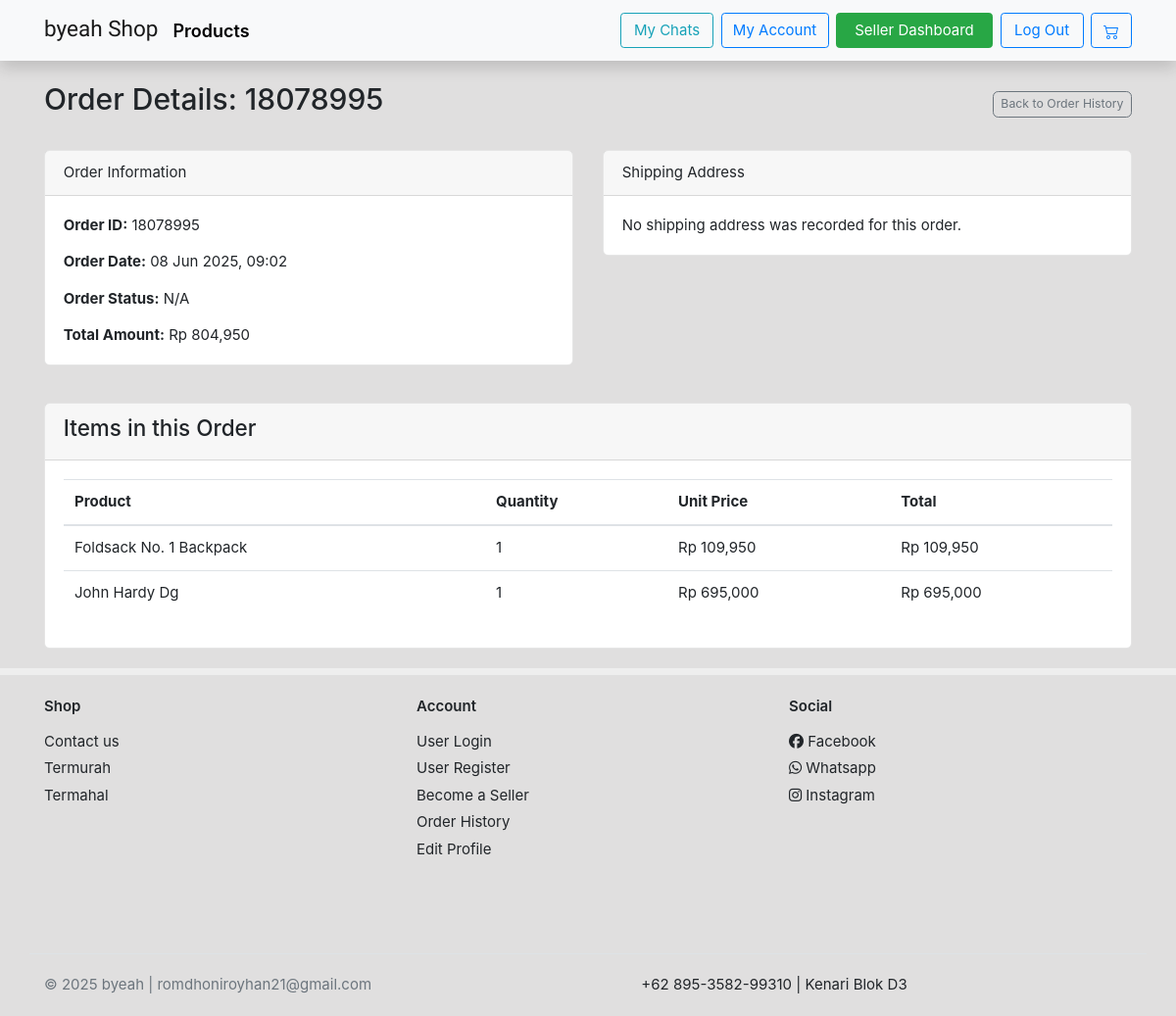
Screenshot of /customer/order-detail/18078995/ (signed in) with the database file from the repository.
### home/models.py (models this page shows, shortened)
class Order(models.Model):
    user = models.ForeignKey(User, on_delete=models.CASCADE, null=True, blank= True)
    date_order = models.DateTimeField(auto_now_add=True)
    status = models.ForeignKey(OrderStatus, on_delete=models.PROTECT, null=True, blank=True)
    transaction_id = models.CharField(max_length=255, null=True, unique=True)
    @property
    def get_cart_totals(self):
        orderitem = self.orderitem_set.all()
        return sum([item.get_total for item in orderitem])

class OrderItem(models.Model):
    product = models.ForeignKey(Product, null=True, on_delete=models.SET_NULL, blank=True)
    order = models.ForeignKey(Order, null=True, on_delete=models.SET_NULL, blank=True)
    quantity = models.IntegerField(default=0, null=True,blank=True)
    date_added = models.DateTimeField(auto_now_add=True)
    @property
    def get_total(self):
        print(self.quantity)
        return self.product.price * self.quantity

class Product(models.Model):
    category        = models.ForeignKey(Category,related_name='product', on_delete=models.CASCADE)
    seller          = models.ForeignKey(User, related_name='products', on_delete=models.CASCADE, null=True, blank=True)
    name            = models.CharField(max_length=255,unique=True)
    old_price       = models.DecimalField(blank=True,null=True,max_digits=12,decimal_places=2)
    price           = models.DecimalField(max_digits=12,decimal_places=2)
    main_image      = models.ImageField(upload_to='images/', blank=True, null=True)
    description     = models.TextField()
    upload_time     = models.DateField(auto_now_add=True)
    stock           = models.IntegerField(default=1)
    slug            = models.SlugField(blank=True)

### customers/views.py (the view)
# urls.py: path('order-detail/<str:order_transaction_id>/', customer_order_detail_view, name='customer_order_detail'),
@login_required
def customer_order_detail_view(request, order_transaction_id):
    try:
        from home.models import Order, OrderItem, ShippingAddress, OrderStatus # Import OrderStatus
        default_cart_status = OrderStatus.objects.filter(is_default=True).first()
        order = get_object_or_404(Order, transaction_id=order_transaction_id, user=request.user)
        if order.status == default_cart_status:
            raise Order.DoesNotExist # Or handle as "cart view" if you want them to see pending cart here
        order_items = OrderItem.objects.filter(order=order)
        shipping_address = ShippingAddress.objects.filter(order=order).first()
        context = {
            'order': order,
            'order_items': order_items,
            'shipping_address': shipping_address,
        }
        return render(request, 'customers/customer_order_detail.html', context) # Correct template path
    except Order.DoesNotExist:
        messages.error(request, "Order not found or you do not have permission to view it.")
        return redirect('customers:customer_order_history') # Correct namespace for redirect
    except Exception as e:
        messages.error(request, "An error occurred while fetching order details.")
        print(f"Error in customer_order_detail_view: {str(e)}")
        return redirect('customers:customer_order_history')

### templates/customers/customer_order_detail.html (shortened to what this page needs)
{% extends 'base.html' %}
{% load static %}
{% load humanize %}
{% block content %}
<section class="under-nav">
    <div class="container mt-4">
        <header class="mb-4 d-flex justify-content-between align-items-center">
            <h2 class="card-title">Order Details: {{ order.transaction_id }}</h2>
            <a href="{% url 'customers:customer_order_history' %}" class="btn btn-outline-secondary btn-sm">Back to Order History</a>
        </header>
        <div class="row">
            <div class="col-md-6">
                <div class="card mb-3">
                    <div class="card-header">
                        Order Information
                    </div>
                    <div class="card-body">
                        <p><strong>Order ID:</strong> {{ order.transaction_id }}</p>
                        <p><strong>Order Date:</strong> {{ order.date_order|date:"d M Y, H:i" }}</p>
                        <p><strong>Order Status:</strong> {{ order.status.name|default:"N/A" }}</p>
                        <p><strong>Total Amount:</strong> Rp {{ order.get_cart_totals|floatformat:0|intcomma }}</p>
                    </div>
                </div>
            </div>
            <div class="col-md-6">
                <div class="card mb-3">
                    <div class="card-header">
                        Shipping Address
                    </div>
                    <div class="card-body">
                        {% if shipping_address %}
                            <p><strong>Email:</strong> {{ shipping_address.email|default:"N/A" }}</p>
                            <p><strong>City:</strong> {{ shipping_address.kota|default:"N/A" }}</p>
                            <p><strong>Address:</strong> {{ shipping_address.address|default:"N/A" }}</p>
                        {% else %}
                            <p>No shipping address was recorded for this order.</p>
                        {% endif %}
                    </div>
                </div>
            </div>
        </div>
        <div class="card mt-4">
            <div class="card-header">
                <h4>Items in this Order</h4>
            </div>
            <div class="card-body">
                {% if order_items %}
                    <div class="table-responsive">
                        <table class="table table-hover">
                            <thead>
                                <tr>
                                    <th scope="col">Product</th>
                                    <th scope="col">Quantity</th>
                                    <th scope="col">Unit Price</th>
                                    <th scope="col">Total</th>
                                </tr>
                            </thead>
                            <tbody>
                                {% for item in order_items %}
                                <tr>
                                    <td>{{ item.product.name }}</td>
                                    <td>{{ item.quantity }}</td>
                                    <td>Rp {{ item.product.price|floatformat:0|intcomma }}</td>
                                    <td>Rp {{ item.get_total|floatformat:0|intcomma }}</td>
                                </tr>
                                {% endfor %}
                            </tbody>
                        </table>
                    </div>
                {% else %}
                    <p>There are no items in this order.</p>
                {% endif %}
            </div>
        </div>
    </div>
</section>
{% endblock content %}

### static/ui.css (style rules this page uses)
html { font-family: "Inter", sans-serif; font-size: 15px; }
p:last-child { margin-bottom: 0; }

### static/style.css (style rules this page uses)
body { background-color: rgba(168, 166, 166,.35); }
.under-nav { margin-top: 83px!important; }
.card { position: relative; display: flex; flex-direction: column; min-width: 0; word-wrap: break-word; background-color: #fff; background-clip: border-box; border: 1px solid rgba(0, 0, 0, 0.1); border-radius: 0.37rem; }
.card-body { background-size: cover; position: relative; z-index: 10; }
*, *::before, *::after { box-sizing: border-box; }

### rows the page displays
Order: transaction_id "18078995", date_order "08 Jun 2025, 09:02", status.name "N/A", get_cart_totals "804,950"
OrderItem: product.name "Foldsack No. 1 Backpack", quantity "1", product.price "109,950", get_total "109,950"
OrderItem: product.name "John Hardy Dg", quantity "1", product.price "695,000", get_total "695,000"
